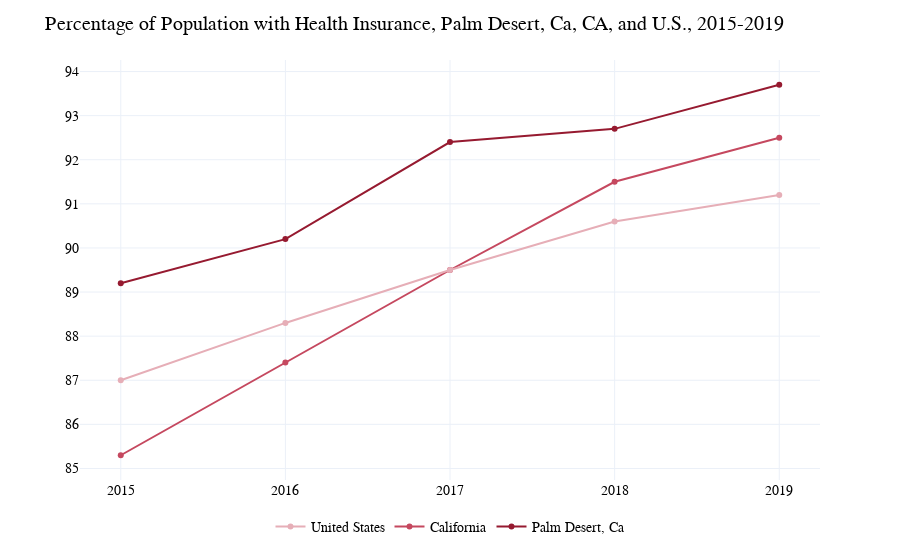

Notebook code cell kept with this figure:
### Code cell
import plotly.express as px

fig = px.line()
#               x=df_final.index, 
#               y=df_final.columns)
#               hover_data={"date": "|%B %d, %Y"},
#               title='custom tick labels with ticklabelmode="period"')
fig.update_xaxes(
    dtick="M1",
    tickformat="%b\n%Y",
    ticklabelmode="period")

fig.add_trace(go.Scatter(x = df_final.index, 
                         y = df_final[city.title()],
#                          mode = 'line+markers',
                         name = city.title(),
                         line = dict(color = '#961a30'),
                         legendrank = 3))

fig.add_trace(go.Scatter(x = df_final.index, 
                         y = df_final['California'],
#                          mode = 'line+markers',
                         name = "California",
                         line = dict(color = '#c5485f'),
                         legendrank = 2))

fig.add_trace(go.Scatter(x = df_final.index, 
                         y = df_final['United States'],
#                          mode = 'line+markers',
                         name = "United States",
                         line = dict(color = '#e6aeb7'), 
                         legendrank = 1))

fig.update_traces(texttemplate='%{text:.2s}', textposition='middle center')

fig.update_layout(
    legend=dict(
    orientation="h",
    yanchor="bottom",
    y=-.15,
    xanchor="center",
    x=.5),
    title = f"Percentage of Population with Health Insurance, {city.title()}, CA, and U.S., 2015-2019", 
    template='plotly_white',
    font=dict(
        family="Old-style", size=14, color="Black"),
    yaxis = dict(
    
    )
    
    )



fig.show()

### Figure 1 — Plotly figure (JSON) as saved in the notebook; plotly's stock layout.template omitted (floating-point values rounded to 4 significant figures)
{"data": [{"legendrank": 3, "line": {"color": "#961a30"}, "name": "Palm Desert, Ca", "textposition": "middle center", "texttemplate": "%{text:.2s}", "type": "scatter", "x": [2015, 2016, 2017, 2018, 2019], "y": [89.2, 90.2, 92.4, 92.7, 93.7]}, {"legendrank": 2, "line": {"color": "#c5485f"}, "name": "California", "textposition": "middle center", "texttemplate": "%{text:.2s}", "type": "scatter", "x": [2015, 2016, 2017, 2018, 2019], "y": [85.3, 87.4, 89.5, 91.5, 92.5]}, {"legendrank": 1, "line": {"color": "#e6aeb7"}, "name": "United States", "textposition": "middle center", "texttemplate": "%{text:.2s}", "type": "scatter", "x": [2015, 2016, 2017, 2018, 2019], "y": [87, 88.3, 89.5, 90.6, 91.2]}], "layout": {"font": {"color": "Black", "family": "Old-style", "size": 14}, "legend": {"orientation": "h", "tracegroupgap": 0, "x": 0.5, "xanchor": "center", "y": -0.15, "yanchor": "bottom"}, "margin": {"t": 60}, "title": {"text": "Percentage of Population with Health Insurance, Palm Desert, Ca, CA, and U.S., 2015-2019"}, "xaxis": {"anchor": "y", "domain": [0, 1], "dtick": "M1", "tickformat": "%b\n%Y", "ticklabelmode": "period"}, "yaxis": {"anchor": "x", "domain": [0, 1]}}}
